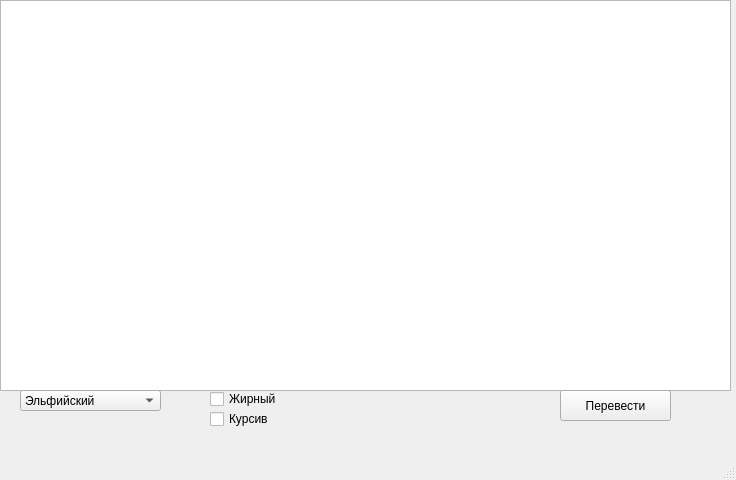
<?xml version="1.0" encoding="UTF-8"?>
<ui version="4.0">
 <class>MainWindow</class>
 <widget class="QMainWindow" name="MainWindow">
  <property name="geometry">
   <rect>
    <x>0</x>
    <y>0</y>
    <width>736</width>
    <height>480</height>
   </rect>
  </property>
  <property name="windowTitle">
   <string>MainWindow</string>
  </property>
  <widget class="QWidget" name="centralwidget">
   <widget class="QWidget" name="widget" native="true">
    <property name="geometry">
     <rect>
      <x>0</x>
      <y>0</y>
      <width>731</width>
      <height>391</height>
     </rect>
    </property>
    <layout class="QVBoxLayout" name="verticalLayout_2">
     <item>
      <layout class="QVBoxLayout" name="verticalLayout">
       <item>
        <widget class="QTextEdit" name="text_editor">
         <property name="styleSheet">
          <string notr="true"/>
         </property>
        </widget>
       </item>
      </layout>
     </item>
    </layout>
   </widget>
   <widget class="QComboBox" name="language_list">
    <property name="geometry">
     <rect>
      <x>20</x>
      <y>390</y>
      <width>141</width>
      <height>21</height>
     </rect>
    </property>
    <item>
     <property name="text">
      <string>Эльфийский</string>
     </property>
    </item>
    <item>
     <property name="text">
      <string>Дварфийский</string>
     </property>
    </item>
    <item>
     <property name="text">
      <string>Драконий</string>
     </property>
    </item>
    <item>
     <property name="text">
      <string>Инфернальный</string>
     </property>
    </item>
    <item>
     <property name="text">
      <string>Небесный</string>
     </property>
    </item>
    <item>
     <property name="text">
      <string>Великаний</string>
     </property>
    </item>
    <item>
     <property name="text">
      <string>Услов. обозначения Арфистов</string>
     </property>
    </item>
   </widget>
   <widget class="QCheckBox" name="bold_checkbox">
    <property name="geometry">
     <rect>
      <x>210</x>
      <y>390</y>
      <width>70</width>
      <height>18</height>
     </rect>
    </property>
    <property name="text">
     <string>Жирный</string>
    </property>
   </widget>
   <widget class="QCheckBox" name="italic_checkbox">
    <property name="geometry">
     <rect>
      <x>210</x>
      <y>410</y>
      <width>70</width>
      <height>18</height>
     </rect>
    </property>
    <property name="text">
     <string>Курсив</string>
    </property>
   </widget>
   <widget class="QPushButton" name="translate_btn">
    <property name="geometry">
     <rect>
      <x>560</x>
      <y>390</y>
      <width>111</width>
      <height>31</height>
     </rect>
    </property>
    <property name="text">
     <string>Перевести</string>
    </property>
   </widget>
  </widget>
  <widget class="QMenuBar" name="menubar">
   <property name="geometry">
    <rect>
     <x>0</x>
     <y>0</y>
     <width>736</width>
     <height>22</height>
    </rect>
   </property>
  </widget>
  <widget class="QStatusBar" name="statusbar"/>
 </widget>
 <resources/>
 <connections/>
</ui>
